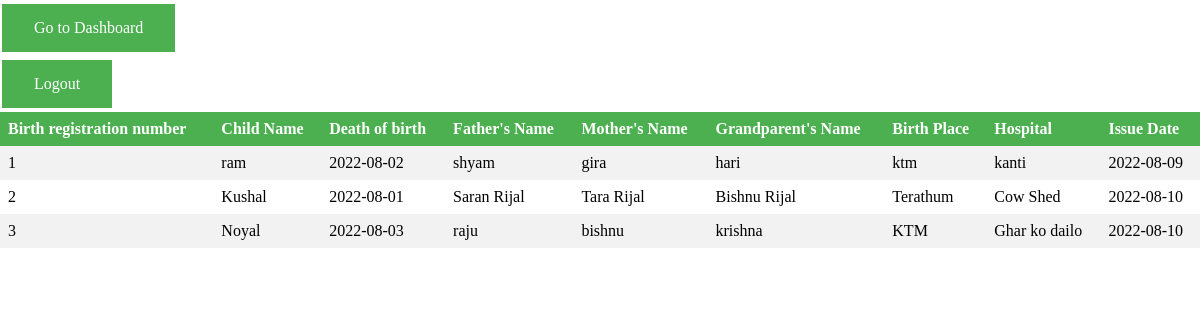
Page /viewregisteredbirth.php (signed in) on the committed database.
### tables this page shows
CREATE TABLE `birth` (
  `birthid` int(5) NOT NULL,
  `name` varchar(50) NOT NULL,
  `dob` date NOT NULL,
  `fathername` varchar(50) NOT NULL,
  `mothername` varchar(50) NOT NULL,
  `grandparentname` varchar(50) NOT NULL,
  `birthplace` varchar(50) NOT NULL,
  `hospitalname` varchar(50) DEFAULT NULL,
  `issuedate` date NOT NULL
);

### viewregisteredbirth.php (the view, shortened to what this page needs)
<?php
    $dbconn=mysqli_connect("localhost","root","","birthdate");
    if(($_SESSION)){
        $query="SELECT * FROM birth";
        $result=mysqli_query($dbconn,$query);
        if($result){
        ?>
            <!DOCTYPE html>
            <html lang="en">
            <head>
                <link rel="stylesheet" href="style.css">
            </head>
            <body>
                <div class="gotodashboard">
                    <a href="dashboard.php"><button>Go to Dashboard</button></a>
                </div>
                <div class="logout">
                    <a href="logout.php">
                        <button>Logout</button>
                    </a>
                </div>
                <div class="birthtable">
                    <table>
                        <tr>
                            <th>Birth registration number</th>
                            <th>Child Name</th>
                            <th>Death of birth</th>
                            <th>Father's Name</th>
                            <th>Mother's Name</th>
                            <th>Grandparent's Name</th>
                            <th>Birth Place</th>
                            <th>Hospital</th>
                            <th>Issue Date</th>
                        </tr>
                        <?php
                            while($row=mysqli_fetch_assoc($result)){
                                ?>
                                    <tr>
                                        <td><?php echo $row['birthid']; ?></td>
                                        <td><?php echo $row['name']; ?></td>
                                        <td><?php echo $row['dob']; ?></td>
                                        <td><?php echo $row['fathername']; ?></td>
                                        <td><?php echo $row['mothername']; ?></td>
                                        <td><?php echo $row['grandparentname']; ?></td>
                                        <td><?php echo $row['birthplace']; ?></td>
                                        <td><?php echo $row['hospitalname']; ?></td>
                                        <td><?php echo $row['issuedate']; ?></td>
                                    </tr>
                                <?php
                            }
                        ?>
                    </table>
                </div>
            </body>
            </html>
        <?php
        }
        else{
            header("Location:dashboard.php?error=true");
        }
    }
    else{
        echo'access denied';
        echo'<br><a href="login.php"><button>Go to login page</button></a>';
    }
?>

### style.css (style rules this page uses)
* { margin: 0%; padding: 0%; font-family: 'Times New Roman', Times, serif; }
table { border-collapse: collapse; width: 100%; }
th, td { text-align: left; padding: 8px; }
tr:nth-child(even) { background-color: #f2f2f2 }
th { background-color: #4CAF50; color: white; }
button { background-color: #4CAF50; border: none; color: white; padding: 15px 32px; text-align: center; text-decoration: none; display: inline-block; font-size: 16px; margin: 4px 2px; cursor: pointer; }

### rows in the picture
birth: birthid "1", name "ram", dob "2022-08-02", fathername "shyam", mothername "gira", grandparentname "hari", birthplace "ktm", hospitalname "kanti", issuedate "2022-08-09"
birth: birthid "2", name "Kushal", dob "2022-08-01", fathername "Saran Rijal", mothername "Tara Rijal", grandparentname "Bishnu Rijal", birthplace "Terathum", hospitalname "Cow Shed", issuedate "2022-08-10"
birth: birthid "3", name "Noyal", dob "2022-08-03", fathername "raju", mothername "bishnu", grandparentname "krishna", birthplace "KTM", hospitalname "Ghar ko dailo", issuedate "2022-08-10"
